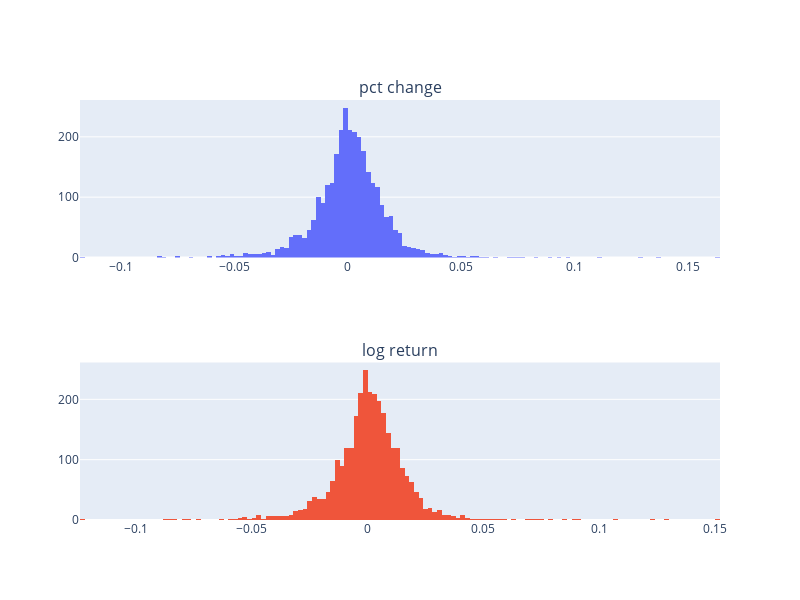

Here is the notebook cell this chart was saved with:
### Code cell
from plotly.subplots import make_subplots
fig = make_subplots(subplot_titles=['pct change', 'log return'],
                    rows=2, cols=1)

fig.add_trace(go.Histogram(x=googl['pct_change']), row=1, col=1)
fig.add_trace(go.Histogram(x=googl['log_return']), row=2, col=1)

fig.update_layout(showlegend=False, height=600, width=800)
fig.show()

### Figure 1 — Plotly figure (JSON) as saved in the notebook; plotly's stock layout.template omitted (floating-point values rounded to 4 significant figures; data arrays with more than 128 entries replaced by an {"elided": "..."} marker saying what was removed)
{"data": [{"type": "histogram", "x": {"elided": "3055 float values"}, "xaxis": "x", "yaxis": "y"}, {"type": "histogram", "x": {"elided": "3055 float values"}, "xaxis": "x2", "yaxis": "y2"}], "layout": {"annotations": [{"font": {"size": 16}, "showarrow": false, "text": "pct change", "x": 0.5, "xanchor": "center", "xref": "paper", "y": 1, "yanchor": "bottom", "yref": "paper"}, {"font": {"size": 16}, "showarrow": false, "text": "log return", "x": 0.5, "xanchor": "center", "xref": "paper", "y": 0.375, "yanchor": "bottom", "yref": "paper"}], "height": 600, "showlegend": false, "width": 800, "xaxis": {"anchor": "y", "domain": [0, 1]}, "xaxis2": {"anchor": "y2", "domain": [0, 1]}, "yaxis": {"anchor": "x", "domain": [0.625, 1]}, "yaxis2": {"anchor": "x2", "domain": [0, 0.375]}}}
